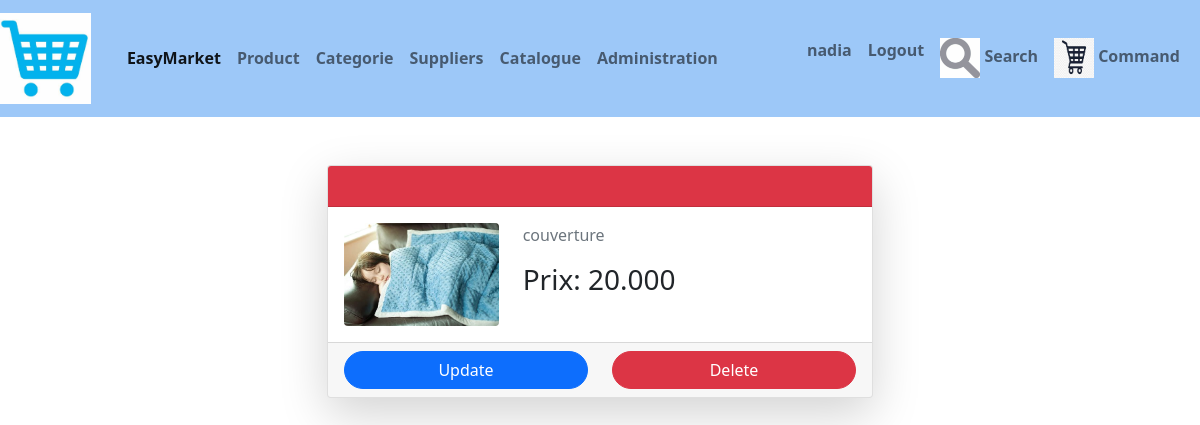
/magasin/produit/53/ (signed in), run on the app's committed database.
### magasin/models.py (models this page shows, shortened)
class Produit(models.Model) :
    TYPE_CHOICES = [
        ('em', 'emballé'),
        ('fr', 'Frais'),
        ('cs', 'Conserve')
    ]
    libellé=models.CharField(max_length=100)
    description=models.TextField(default='Non definie')
    prix = models.DecimalField(max_digits=10, decimal_places=3)
    type = models.CharField(max_length=2,choices=TYPE_CHOICES,default='em')
    img=models.ImageField(blank=True)
    catégorie = models.ForeignKey('Categorie', on_delete=models.CASCADE, null=True)
    Fournisseur=models.ForeignKey('Fournisseur',on_delete=models.CASCADE,null=True)

### magasin/views.py (the view)
# urls.py: path('produit/<int:produit_id>/', views.produit_detail, name='produit_detail'),
@login_required(login_url="/users/login")
def produit_detail(request, produit_id):
    template = loader.get_template('magasin/produit_detail.html')
    produit = Produit.objects.get(id=produit_id)
    return render(request, 'magasin/produit_detail.html', {'produit': produit})

### magasin/templates/magasin/produit_detail.html (shortened to what this page needs)
{% extends './base.html' %}
{% block content %}
  <div class="container my-5">
    <div class="row justify-content-center">
      <div class="col-md-6">
        <div class="card shadow-lg">
          <div class="card-header bg-danger text-white">
          </div>
          <div class="card-body">
            <div class="row">
              <div class="col-md-4">
                <img src="/media/{{ produit.img }}" class="img-fluid rounded" alt="{{ produit.libellé }}">
              </div>
              <div class="col-md-8">
                <p class="text-muted">{{ produit.description }}</p>
                <h3>Prix: {{ produit.prix }}</h3>
              </div>
            </div>
          </div>
          <div class="card-footer">
            <div class="row justify-content-center">
              <div class="col-md-6">
                <a href="{% url 'produit_update' produit.id %}" class="btn btn-primary w-100">Update </a>
              </div>
              <div class="col-md-6">
                <form action="{% url 'produit_delete' produit.id %}" method="POST">
                  <button type="submit" class="btn btn-danger w-100">Delete</button>
                </form>
            </div>
          </div>
        </div>
      </div>
    </div>
  </div>
{% endblock %}

### magasin/templates/magasin/base.html (shortened to what this page needs)
{% load static %}
<!DOCTYPE html>
<html>
<head>
<link href="https://cdn.jsdelivr.net/npm/bootstrap@5.0.2/dist/css/bootstrap.min.css" rel="stylesheet">
<link rel='stylesheet' type='text/css' media='screen' href="{% static 'css/base.css'%}">
</head>
<body>
	<nav class="navbar navbar-expand-lg navbar-light" style="background-color: rgb(157, 200, 248) ;text-align: center ;color: black; font-weight: bold;">
		<a class="navbar-brand" href="{% url 'index' %}"><img src="/static/logo/chario.jpg" style="width: 100%; max-width: 100px; height: auto;"></img></a>
		<div class="container-fluid">
		<div class="collapse navbar-collapse" id="navbarSupportedContent">
			<ul class="navbar-nav me-auto mb-2 mb-lg-0">
			  <li class="nav-item">
				<a class="nav-link active" aria-current="page" href="#">EasyMarket</a>
			  </li>
			  <li class="nav-item ">
				<a class="nav-link" href="{% url 'index' %}">Product</a>
			  </li>
			  <li class="nav-item ">
				<a class="nav-link" href="{% url 'categorie_list' %}">Categorie</a>
			  </li>
			  <li class="nav-item ">
				<a class="nav-link" href="{% url 'fournisseur_list' %}">Suppliers</a>
			  </li>
			  <li class="nav-item">
				<a class="nav-link" href="{% url 'catalogue' %}">Catalogue</a>
			  </li>
			  <li class="nav-item ">
				<a class="nav-link" href="{% url 'admin:index' %}">Administration</a>
			  </li>
		</ul>
			</div>
			<ul class="navbar-nav ml-auto">
				{% if user.is_authenticated %}
				<li class="nav-item">
					<a class="nav-link">
						{{ user }}
					</a>
				</li>
				<li>
					<a class="nav-link" href="{% url 'logout' %}">Logout</a>
				</li>
				{% endif %}
				<li class="nav-item">
					<a class="nav-link" href="{% url 'search' %}">
						<img src="{% static 'logo/sea.jpg' %}" alt="Logo" style="width: 40px; height: 40px;">
						<span>Search</span>
					</a>
				</li>
				<li class="nav-item">
					<a class="nav-link" href="{% url 'commande_list' %}">
						<img src="{% static 'logo/corbeille.jpg' %}" alt="Logo" style="width: 40px; height: 40px;">
						<span>Command</span>
					</a>
				</li>
			</ul>
	  </nav>
{% block content %} {% endblock %}
</body>
</html>

### magasin/templates/magasin/produit_detail.html (style rules this page uses)
.card-header { border-radius: 10px 10px 0px 0px; }
.card-footer { border-radius: 0px 0px 10px 10px; }
.btn-primary, .btn-danger { border-radius: 25px; }

### data on the page
Produit: img (picture), description "couverture", prix "20.000"

### other printed values
{{ user }} "nadia"
